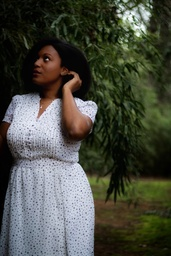
#> input picture VFX/Image_Tuning/img/sample.jpg, 171 x 256 px, shrunk from 3456 x 5184 before the run
$ python TakeBGOut.py ../../VFX/Image_Tuning/img/sample.jpg out.png 1.0
#> lines starting #> are read from the running program, lines starting #| are printed output that depends on the picture
"""
This is a quick script to extract background from image, it is based on lowpass filter
"""
from sys import argv

from PIL import Image

image_name = ""
if len(argv) != 4:
    print("My have input, output and factor")
    exit()
else:
    image_name = argv[1]
    out = argv[2]
    factor = float(argv[3])

kFilteringFactor = factor


def filter(r, g, b, prevR, prevG, prevB):
    def accelFunc(c, p):
        return (c * kFilteringFactor) + (p * (1 - kFilteringFactor))

    accelR = accelFunc(r, prevR)
    accelG = accelFunc(g, prevG)
    accelB = accelFunc(b, prevB)
    return (accelR, accelG, accelB)


def process_image(image_name, out):
#> called with image_name = '../../VFX/Image_Tuning/img/sample.jpg', out = 'out.png1.0.png'
    im = Image.open(image_name)
#> im is the input picture: PIL image 171x256 RGB; mean R, G, B 73.7, 76.2, 65.4
    pix = im.load()

    outim = Image.new("RGB", im.size)
#> outim: PIL image 171x256 RGB; every value is 0
    outpix = outim.load()

    for y in range(1, im.size[1]):
        pr = pix[0, y][0]
        pg = pix[1, y][0]
        pb = pix[2, y][0]
        for x in range(1, im.size[0]):
            r = pix[x, y][0]
            g = pix[x, y][1]
            b = pix[x, y][2]
            pr, pg, pb = filter(r, g, b, pr, pg, pb)
            if sum([pr, pg, pb]) / 3 < 125:
                outpix[x, y] = pix[x, y]
            else:
                outpix[x, y] = (255, 255, 255)
#> this loop made 255 passes

    outim.save(out)
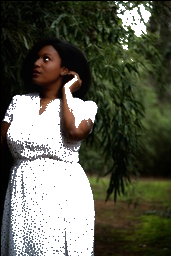
#> saved as out.png1.0.png: PIL image 171x256 RGB; mean R, G, B 94.4, 95.8, 82.4


process_image(image_name, out + str(kFilteringFactor) + ".png")

# [6 lines of commented-out code are left out]
